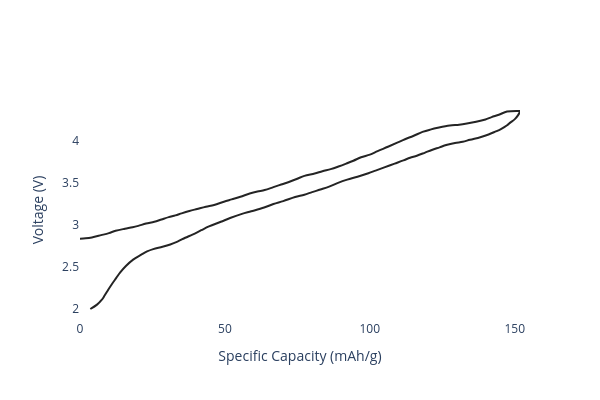

Write notebook code for a chart like this one.
### Code cell
# Create the cathode formulation

cathode_active_material = CathodeMaterial.from_database("NaNiMn P2-O3 Composite")
cathode_conductive_additive = ConductiveAdditive.from_database("Super P")
cathode_binder = Binder.from_database("PVDF")


cathode_formulation = CathodeFormulation(
    active_materials={
        cathode_active_material: 95
    },
    binders={
        cathode_binder: 2.5
    },
    conductive_additives={
        cathode_conductive_additive: 2.5
    }
)

cathode_formulation.plot_half_cell_curve(width=600, height=400)
